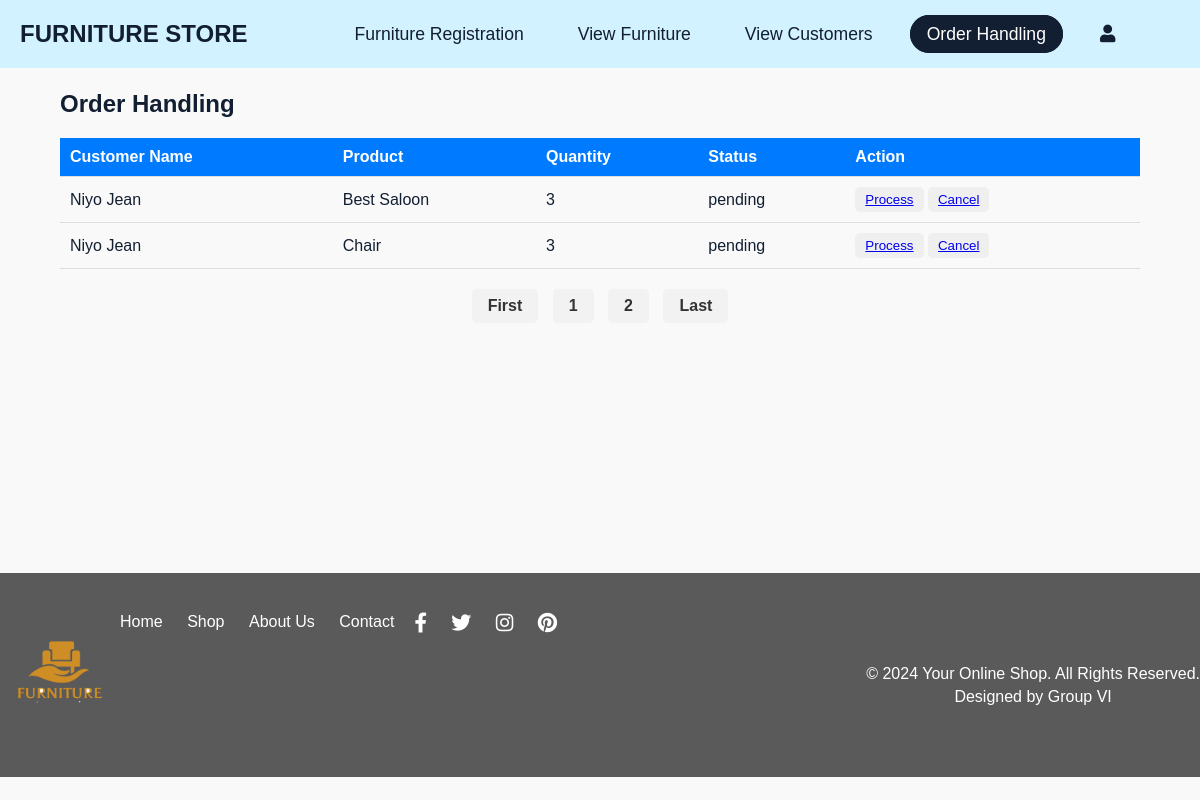
/order-handling.php (signed in), run on the app's committed database.
### tables this page shows
CREATE TABLE `orders` (
  `Order_Id` int(11) NOT NULL,
  `User_Id` int(11) NOT NULL,
  `Furniture_Id` int(11) NOT NULL,
  `Quantity` int(11) NOT NULL,
  `Status` varchar(50) NOT NULL,
  `Date` timestamp NOT NULL DEFAULT current_timestamp()
);

CREATE TABLE `users` (
  `User_Id` int(11) NOT NULL,
  `First_Name` varchar(50) NOT NULL,
  `Last_Name` varchar(50) NOT NULL,
  `Email` varchar(30) NOT NULL,
  `Phone_Number` int(10) NOT NULL,
  `Password` varchar(255) NOT NULL,
  `Role` varchar(30) NOT NULL
);

CREATE TABLE `furnitures` (
  `Furniture_Id` int(11) NOT NULL,
  `Photo` varchar(255) NOT NULL,
  `Name` varchar(100) NOT NULL,
  `Description` text NOT NULL,
  `Price` decimal(10,2) NOT NULL
);

### order-handling.php (the view, shortened to what this page needs)
<?php
include 'headerAdmin.php';
?><br><br><br><br><br>
<?php
include 'connection.php';
$records_per_page = 2;
$current_page = isset($_GET['page']) ? $_GET['page'] : 1;
$start_from = ($current_page - 1) * $records_per_page;
$query = "SELECT Order_Id, furnitures.Name, users.First_Name, users.Last_Name, Quantity, Status
          FROM furnitures
          JOIN orders ON furnitures.Furniture_Id = orders.Furniture_Id
          JOIN users ON orders.User_Id = users.User_Id
          LIMIT $start_from, $records_per_page";
$sel = mysqli_query($conn, $query);
?>
<!DOCTYPE html>
<html lang="en">
<head>
    <link rel="stylesheet" href="./css/order.css">
</head>
<body>
    <?php
    if (mysqli_num_rows($sel) == 0) {
        echo "<h1>No Orders made</h1>";
    } else {
    ?>
        <div class="container">
            <h2>Order Handling</h2>
            <form method="POST">
                <table>
                    <thead>
                        <tr>
                            <th>Customer Name</th>
                            <th>Product</th>
                            <th>Quantity</th>
                            <th>Status</th>
                            <th>Action</th>
                        </tr>
                    </thead>
                    <tbody>
                        <?php
                        while ($row = mysqli_fetch_array($sel)) {
                        ?>
                            <tr>
                                <td><?php echo $row['First_Name'] . " " . $row['Last_Name'] ?></td>
                                <td><?php echo $row['Name'] ?></td>
                                <td><?php echo $row['Quantity'] ?></td>
                                <td><?php echo $row['Status'] ?></td>
                                <td>
                                    <button type="submit" class="action-button"><a href="editOrder.php?id=<?php echo $row['Order_Id'] ?>">Process</a></button>
                                    <button type="submit" class="action-button"><a href="deleteOrder.php?id=<?php echo $row['Order_Id'] ?>">Cancel</a>
                                </td>
                            </tr>
                        <?php
                        }
                        ?>
                    </tbody>
                </table>
            </form>
            <div class="pagination">
                <?php
                $page_query = "SELECT * FROM orders";
                $page_result = mysqli_query($conn, $page_query);
                $total_records = mysqli_num_rows($page_result);
                $total_pages = ceil($total_records / $records_per_page);
                echo "<a href='order-handling.php?page=1' class='page-number'>First</a> ";
                for ($i = 1; $i <= $total_pages; $i++) {
                    echo "<a href='order-handling.php?page=" . $i . "' class='page-number'>" . $i . "</a> ";
                }
                echo "<a href='order-handling.php?page=" . $total_pages . "' class='page-number'>Last</a>";
                ?>
            </div>
        </div>
    <?php
    }
    ?>
    <div class="minute">
        <?php
        include('footer.php');
        ?>
    </div>
</body>
</html>

### css/order.css (style rules this page uses)
* { margin: 0; padding: 0; box-sizing: border-box; }
body { font-family: Arial, sans-serif; background-color: #f9f9f9; }
.pagination { margin-top: 20px; text-align: center; }
h2 { margin-left: 5%; }
table { margin-left: 5%; width: 90%; border-collapse: collapse; margin-top: 20px; }
th, td { padding: 10px; border-bottom: 1px solid #ddd; text-align: left; }
th { background-color: #007bff; color: #fff; }
.action-button { padding: 5px 10px; border: none; border-radius: 5px; cursor: pointer; }

### headerAdmin.php (style rules this page uses)
body { margin: 0; font-family: Arial, sans-serif; background-color: #f7f7f7; color: #121e31; }

### order-handling.php (style rules this page uses)
.pagination { margin-top: 20px; text-align: center; }
.pagination a { display: inline-block; padding: 8px 16px; margin: 0 5px; background-color: #f2f2f2; color: #333; text-decoration: none; border-radius: 5px; }
.page-number { font-weight: bold; }

### data on the page
orders: User_Id.First_Name "Niyo", User_Id.Last_Name "Jean", Furniture_Id.Name "Best Saloon", Quantity "3", Status "pending"
orders: User_Id.First_Name "Niyo", User_Id.Last_Name "Jean", Furniture_Id.Name "Chair", Quantity "3", Status "pending"
